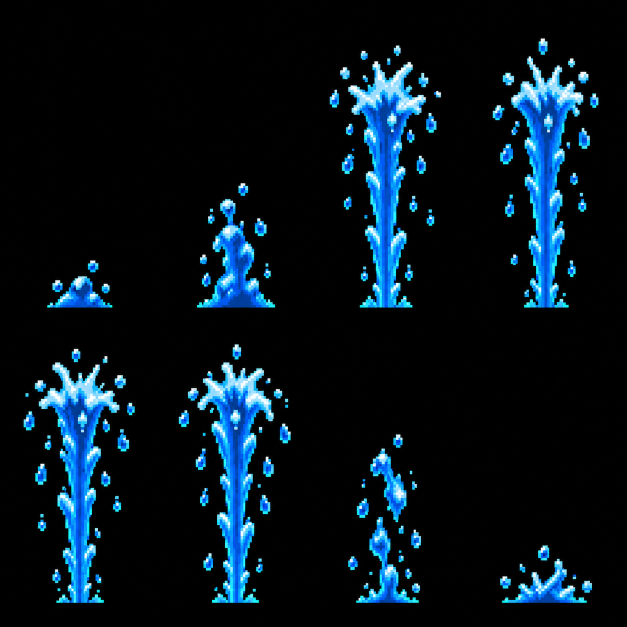
#> input picture sparkpaw/assets/concept/drowned-geyser-animation-source-v2.png, 1254 x 1254 px (shown at 1/2 size)
$ python -i generator-snapshot.py   (imports and definitions only)
#> lines starting #> are read from the running program, lines starting #| are printed output that depends on the picture
### sparkpaw/tools/preview_drowned_native.py
#!/usr/bin/env python3
"""Offline art study only. Never writes runtime assets or dist."""
from pathlib import Path
import hashlib
import json
import struct
from PIL import Image, ImageDraw
from generate_runtime_assets import FRONT16, save_spbm

ROOT = Path(__file__).resolve().parents[1]
OUT = ROOT / 'assets/concept/drowned-native-v1'
SOURCE = ROOT / 'assets/concept/drowned-turbines-slice-source-v1.png'


def decode(path):
    data = path.read_bytes()
    assert data[:4] == b'SPBM'
    w, h, depth, masked, stride = struct.unpack('>HHBBH', data[4:12])
    palette = list(data[12:12 + (1 << depth)*3])
    image = Image.new('P', (w, h))
    image.putpalette(palette + [0]*(768-len(palette)))
    start = 12 + len(palette)
    for y in range(h):
        for x in range(w):
            pen = 0
            for plane in range(depth):
                pen |= ((data[start + plane*stride*h + y*stride + x//8]
                         >> (7-x%8)) & 1) << plane
            image.putpixel((x, y), pen)
    return image


# [86 lines left out: functions indexed, main, not called in this run]


# [2 lines that do not run on import are left out]

### sparkpaw/assets/concept/drowned-water-animation-v1/generator-snapshot.py
"""Procedural glint previews: V3 localized pixels; V4 adds gentle shore colour swell.

Offline only. Both need bitmap animation; V4 also needs safe palette modulation.
"""
from pathlib import Path
import json, random, argparse
from PIL import Image
from preview_drowned_native import decode

R=Path(__file__).resolve().parents[1]
parser=argparse.ArgumentParser()
# [3 lines not run here, left out]
# [1 line that did not run here, left out]
# [1 line that did not run here, left out]
N=24;DURATION=120
# Gentle shore swell, maximum18/255 versus the rejected V2 peak64/255.
# Phase-shifted two-line bands give a small approach/recede impression.
swell=(0,0,0,1,3,5,8,11,14,16,18,18,16,14,11,8,5,3,1,0,0,0,0,0)
shore_bands=((184,186,0,3),(186,188,2,2),(188,190,4,1))
# [1 line that did not run here, left out]
rng=random.Random(73021)
# Uneven spacing and staggered lifetimes. Positions belong to the rear world,
# so scrolling uses exactly the same quarter-speed as the existing lake.
glints=[]
# [3 lines not run here, left out]

def animate(frame):
    im=rear.copy()
    for x,y,phase,length in glints:
        age=(frame+phase)%N
        if age>=10:continue
        widths=(1,2,3,4,5,5,4,3,2,1)
        width=max(1,(widths[age]*length+4)//5)
        pen=(5,6,6,7,7,7,6,6,5,5)[age]
        # Very slight sideways drift, no descending rain/sparkle motion.
        left=x+age//5-width//2
        for px in range(left,left+width):
            if 0<=px<im.width:im.putpixel((px,y),pen)
    assert im.crop((0,0,im.width,185)).tobytes()==rear.crop((0,0,rear.width,185)).tobytes()
    assert im.crop((0,199,im.width,208)).tobytes()==rear.crop((0,199,rear.width,208)).tobytes()
    assert im.getpalette()==rear.getpalette() and max(im.tobytes())<8
    return im

def scene(cam,frame):
    indices=animate(frame).crop((cam//4,0,cam//4+320,208))
    im=indices.convert('RGB')
    if version==4:
        for top,bottom,phase,strength in shore_bands:
            delta=swell[(frame+phase)%N]*strength//3
            for y in range(top,bottom):
                for x in range(320):
                    pen=indices.getpixel((x,y))
                    if pen in (4,6):
                        im.putpixel((x,y),tuple(min(255,c+delta) for c in base_palette[pen]))
    unchanged=indices.convert('RGB')
    assert im.crop((0,0,320,184)).tobytes()==unchanged.crop((0,0,320,184)).tobytes()
    assert im.crop((0,190,320,208)).tobytes()==unchanged.crop((0,190,320,208)).tobytes()
    fg=front.crop((cam,0,cam+320,208));mask=Image.frombytes('L',fg.size,bytes(255 if p else 0 for p in fg.tobytes()))
    im.paste(fg.convert('RGB'),(0,0),mask)
    return im

# [1 line that did not run here, left out]
# [1 line that did not run here, left out]
# [1 line that did not run here, left out]
# [1 line not run here, left out]
# [1 line that did not run here, left out]
def gif(name,images):
    indexed=[]
    for im in images:
        p=Image.frombytes('P',im.size,bytes(lookup[rgb] for rgb in im.getdata()));p.putpalette(palette)
        assert p.convert('RGB').tobytes()==im.tobytes();indexed.append(p)
    indexed[0].save(O/name,save_all=True,append_images=indexed[1:],loop=0,duration=DURATION,disposal=2,optimize=False)
# [20 lines not run here, left out]

>>> import cv2
>>> picture = cv2.imread('../drowned-geyser-animation-source-v2.png', cv2.IMREAD_GRAYSCALE)
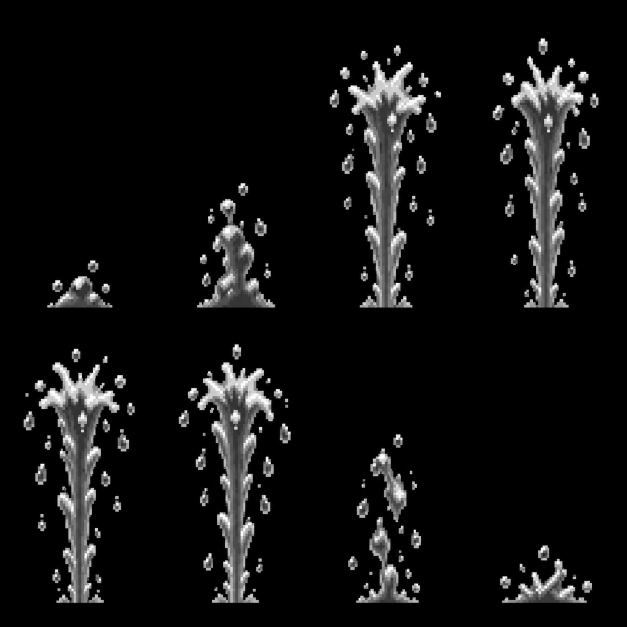
#> picture: shape (1254, 1254) (shown at 1/2 size); min 0, max 255, mean 16.7
#> (the run stopped early here; a loop or call above may not have finished)

$ run again, on sparkpaw/assets/concept/drowned-checkpoint-parts-v1.png
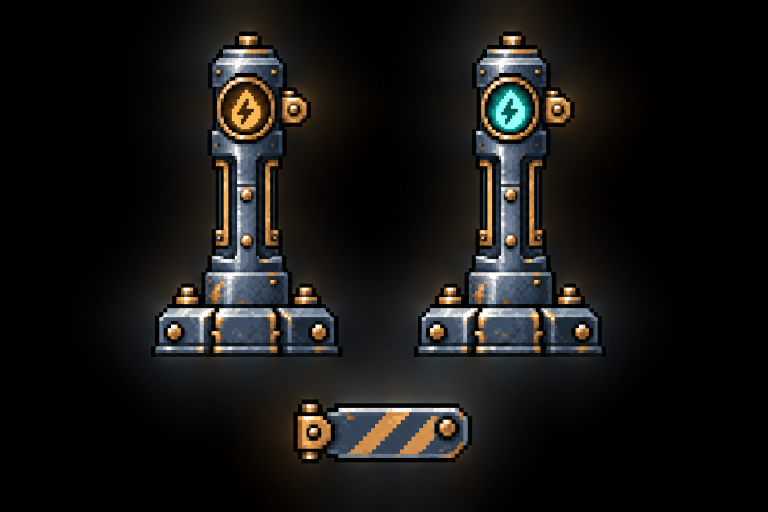
#> input picture sparkpaw/assets/concept/drowned-checkpoint-parts-v1.png, 1536 x 1024 px (shown at 1/2 size)
#> `picture = cv2.imread('../drowned-geyser-animation-source-v2.png', cv2...`:
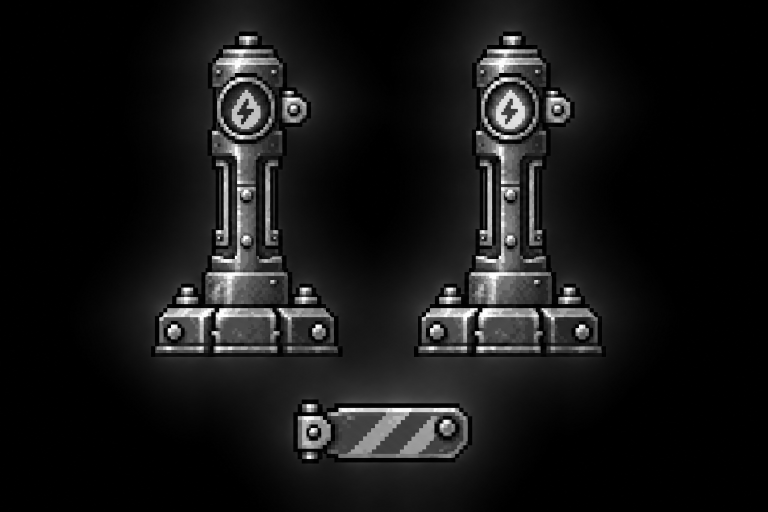
#> picture: shape (1024, 1536) (shown at 1/2 size); min 0, max 255, mean 21.7

$ run again, on sparkpaw/assets/concept/drowned-vegetation-v1.png
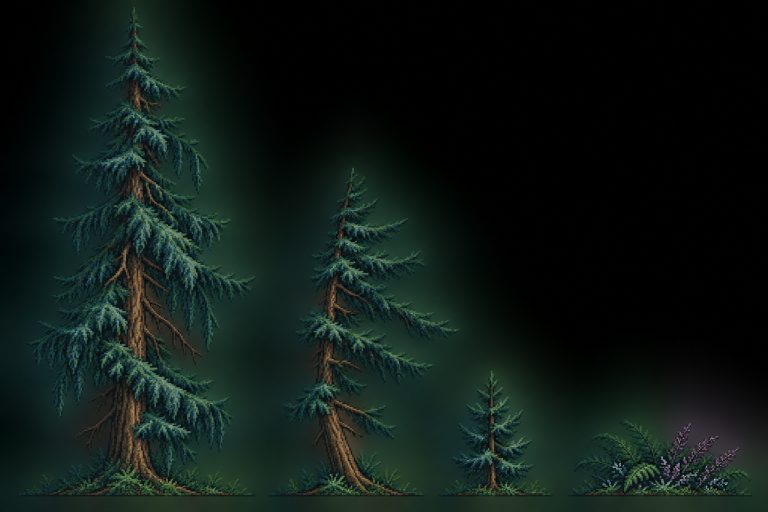
#> input picture sparkpaw/assets/concept/drowned-vegetation-v1.png, 1536 x 1024 px (shown at 1/2 size)
#> `picture = cv2.imread('../drowned-geyser-animation-source-v2.png', cv2...`:
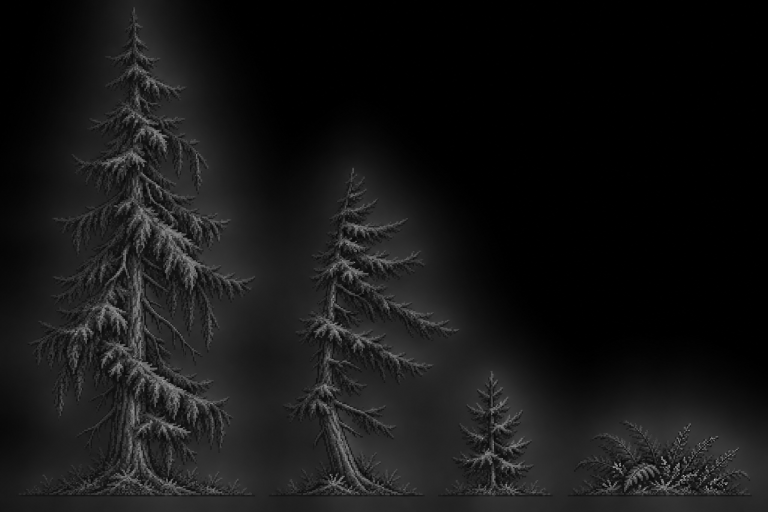
#> picture: shape (1024, 1536) (shown at 1/2 size); min 0, max 205, mean 22
